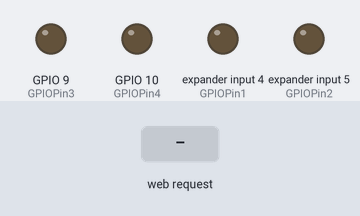
A sketch run on a simulated ESP8266 (NodeMCU). Parts: output pins drawn as LEDs (lit = HIGH). Inputs (shaded band) come from the test bench. WiFi joins after 1.5 s; servers stay silent unless stated; what the sketch prints to the serial monitor is not drawn.

Above: at 2.7 s.
2.8 s: HTTP request GET /1/ received
At 3.6 s:
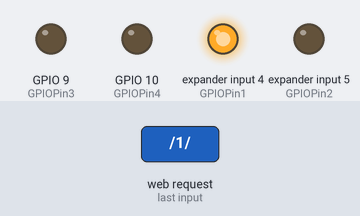
4.3 s: HTTP request GET /2/ received
At 4.8 s:
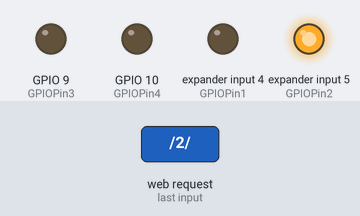
5.8 s: HTTP request GET /3/ received
At 7.0 s:
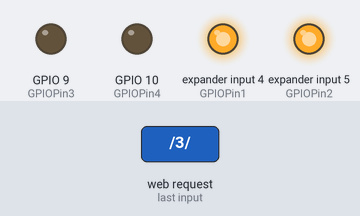
7.3 s: HTTP request GET /4/ received
At 8.3 s:
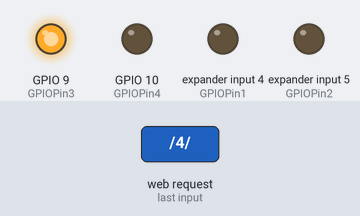
8.8 s: HTTP request GET /5/ received
At 9.4 s:
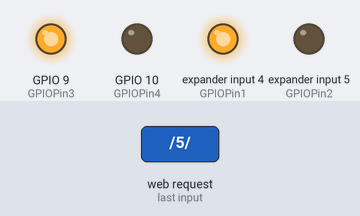
10.3 s: HTTP request GET /6/ received
At 11.7 s:
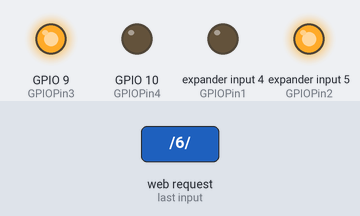
Timing chart, 0 to 12.8 s (numbered marks = the images above; inputs shaded):
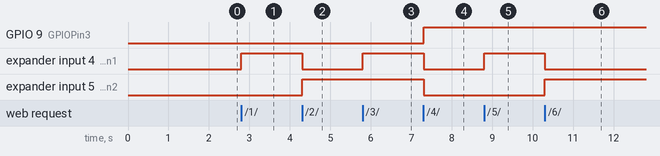

The sketch:

server.ino
```cpp
// Load Wi-Fi library
#include <ESP8266WiFi.h>
#include <SoftwareSerial.h>
// Replace with your network credentials
const char* ssid     = "Straubing 2.4";
const char* password = "twodoubleyous";

SoftwareSerial Mega(4, 5);
// Set web server port number to 80
WiFiServer server(80);

// Variable to store the HTTP request
String header;

// Assign output variables to GPIO pins
// I will these 4 pins as a binary with GPIOPin 4 being the MSB
//const int GPIOPin1 = 4;
//const int GPIOPin2 = 5;
const int GPIOPin1 = 100;
const int GPIOPin2 = 101;
const int GPIOPin3 = 9;
const int GPIOPin4 = 10;

//I will use this pin to trigger an interrupt on an arduino!


void setup() {
  Serial.begin(9600);
  Mega.begin(9600);
  // Initialize the output variables as outputs
  pinMode(GPIOPin1, OUTPUT);
  pinMode(GPIOPin2, OUTPUT);
  pinMode(GPIOPin3, OUTPUT);
  pinMode(GPIOPin4, OUTPUT);
  //pinMode(triggerPin, OUTPUT);

  // Set outputs to LOW
  digitalWrite(GPIOPin1, LOW);
  digitalWrite(GPIOPin2, LOW);
  digitalWrite(GPIOPin3, LOW);
  digitalWrite(GPIOPin4, LOW);
  //  digitalWrite(triggerPin, LOW);

  // Connect to Wi-Fi network with SSID and password
  Serial.print("Connecting to ");
  Serial.println(ssid);
  WiFi.begin(ssid, password);
  while (WiFi.status() != WL_CONNECTED) {
    delay(500);
    Serial.print(".");
  }
  // Print local IP address and start web server
  Serial.println("");
  Serial.println("WiFi connected.");
  Serial.println("IP address: ");
  Serial.println(WiFi.localIP());
  server.begin();
}

void loop() {


  WiFiClient client = server.available();   // Listen for incoming clients

  if (client) {                             // If a new client connects,
    Serial.println("New Client.");          // print a message out in the serial port
    String currentLine = "";                // make a String to hold incoming data from the client
    while (client.connected()) {            // loop while the client's connected
      if (client.available()) {             // if there's bytes to read from the client,
        char c = client.read();             // read a byte, then
        Serial.write(c);                    // print it out the serial monitor
        header += c;
        if (c == '\n') {                    // if the byte is a newline character
          // if the current line is blank, you got two newline characters in a row.
          // that's the end of the client HTTP request, so send a response:
          if (currentLine.length() == 0) {
            // HTTP headers always start with a response code (e.g. HTTP/1.1 200 OK)
            // and a content-type so the client knows what's coming, then a blank line:
            client.println("HTTP/1.1 200 OK");
            client.println("Content-type:text/html");
            client.println("Connection: close");
            client.println();

            // turns the GPIOs on and off
            if (header.indexOf("GET /0/") >= 0) {

              digitalWrite(GPIOPin1, LOW);
              digitalWrite(GPIOPin2, LOW);
              digitalWrite(GPIOPin3, LOW);
              digitalWrite(GPIOPin4, LOW);

            }
            else if (header.indexOf("GET /1/") >= 0) {

              digitalWrite(GPIOPin1, HIGH);
              digitalWrite(GPIOPin2, LOW);
              digitalWrite(GPIOPin3, LOW);
              digitalWrite(GPIOPin4, LOW);

            }

            else if (header.indexOf("GET /2/") >= 0) {

              digitalWrite(GPIOPin1, LOW);
              digitalWrite(GPIOPin2, HIGH);
              digitalWrite(GPIOPin3, LOW);
              digitalWrite(GPIOPin4, LOW);
            }
            else if (header.indexOf("GET /3/") >= 0) {

              digitalWrite(GPIOPin1, HIGH);
              digitalWrite(GPIOPin2, HIGH);
              digitalWrite(GPIOPin3, LOW);
              digitalWrite(GPIOPin4, LOW);
            }
            else if (header.indexOf("GET /4/") >= 0) {

              digitalWrite(GPIOPin1, LOW);
              digitalWrite(GPIOPin2, LOW);
              digitalWrite(GPIOPin3, HIGH);
              digitalWrite(GPIOPin4, LOW);
            }
            else if (header.indexOf("GET /5/") >= 0) {

              digitalWrite(GPIOPin1, HIGH);
              digitalWrite(GPIOPin2, LOW);
              digitalWrite(GPIOPin3, HIGH);
              digitalWrite(GPIOPin4, LOW);
            }
            else if (header.indexOf("GET /6/") >= 0) {

              digitalWrite(GPIOPin1, LOW);
              digitalWrite(GPIOPin2, HIGH);
              digitalWrite(GPIOPin3, HIGH);
              digitalWrite(GPIOPin4, LOW);
            }
            else if (header.indexOf("GET /7/") >= 0) {

              digitalWrite(GPIOPin1, HIGH);
              digitalWrite(GPIOPin2, HIGH);
              digitalWrite(GPIOPin3, HIGH);
              digitalWrite(GPIOPin4, LOW);
            }
            else if (header.indexOf("GET /8/") >= 0) {

              digitalWrite(GPIOPin1, LOW);
              digitalWrite(GPIOPin2, LOW);
              digitalWrite(GPIOPin3, LOW);
              digitalWrite(GPIOPin4, HIGH);
            }
            else if (header.indexOf("GET /9/") >= 0) {

              digitalWrite(GPIOPin1, HIGH);
              digitalWrite(GPIOPin2, LOW);
              digitalWrite(GPIOPin3, LOW);
              digitalWrite(GPIOPin4, HIGH);
            }
            else if (header.indexOf("GET /A/") >= 0) {

              digitalWrite(GPIOPin1, LOW);
              digitalWrite(GPIOPin2, HIGH);
              digitalWrite(GPIOPin3, LOW);
              digitalWrite(GPIOPin4, HIGH);
            }
            else if (header.indexOf("GET /B/") >= 0) {

              digitalWrite(GPIOPin1, HIGH);
              digitalWrite(GPIOPin2, HIGH);
              digitalWrite(GPIOPin3, LOW);
              digitalWrite(GPIOPin4, HIGH);
            }
            else if (header.indexOf("GET /C/") >= 0) {

              digitalWrite(GPIOPin1, LOW);
              digitalWrite(GPIOPin2, LOW);
              digitalWrite(GPIOPin3, HIGH);
              digitalWrite(GPIOPin4, HIGH);
            }
            else if (header.indexOf("GET /D/") >= 0) {

              digitalWrite(GPIOPin1, HIGH);
              digitalWrite(GPIOPin2, LOW);
              digitalWrite(GPIOPin3, HIGH);
              digitalWrite(GPIOPin4, HIGH);
            }
            else if (header.indexOf("GET /E/") >= 0) {

              digitalWrite(GPIOPin1, LOW);
              digitalWrite(GPIOPin2, HIGH);
              digitalWrite(GPIOPin3, HIGH);
              digitalWrite(GPIOPin4, HIGH);
            }
            else if (header.indexOf("GET /F/") >= 0) {

              digitalWrite(GPIOPin1, HIGH);
              digitalWrite(GPIOPin2, HIGH);
              digitalWrite(GPIOPin3, HIGH);
              digitalWrite(GPIOPin4, HIGH);
            }
            if (Mega.available()) {
              Serial.println(Mega.read());
            }
            Mega.write('L'); //L stands for Lights
            // The HTTP response ends with another blank line
            client.println();
            // Break out of the while loop
            break;
          } else { // if you got a newline, then clear currentLine
            currentLine = "";
          }
        } else if (c != '\r') {  // if you got anything else but a carriage return character,
          currentLine += c;      // add it to the end of the currentLine
        }
      }
    }
    // Clear the header variable
    header = "";
    // Close the connection
    client.stop();
    Serial.println("Client disconnected.");
    Serial.println("");
  }
}
```

Measured:
- after the input at 2.8 s, expander input 4 (GPIOPin1): LOW → HIGH at once
- after the input at 4.3 s, expander input 4 (GPIOPin1): HIGH → LOW at once; expander input 5 (GPIOPin2): LOW → HIGH at once
- after the input at 5.8 s, expander input 4 (GPIOPin1): LOW → HIGH at once
- after the input at 7.3 s, GPIO 9 (GPIOPin3): LOW → HIGH at once; expander input 4 (GPIOPin1), expander input 5 (GPIOPin2): HIGH → LOW at once
- after the input at 8.8 s, expander input 4 (GPIOPin1): LOW → HIGH at once
- after the input at 10.3 s, expander input 4 (GPIOPin1): HIGH → LOW at once; expander input 5 (GPIOPin2): LOW → HIGH at once
